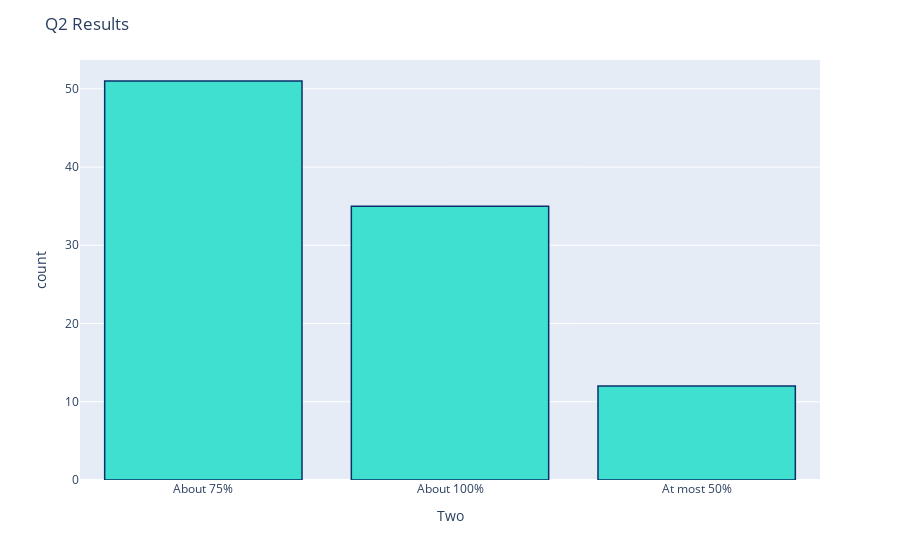

Notebook code for this chart:
### Code cell
# Visualising the intial data
color = sns.color_palette()
%matplotlib inline
py.init_notebook_mode(connected=True)

# Q2 Scores
fig = px.histogram(df, x="Two")
fig.update_traces(marker_color="turquoise",marker_line_color='rgb(8,48,107)',
                  marker_line_width=1.5)
fig.update_layout(title_text='Q2 Results')
fig.show()

### Figure 1 — Plotly figure (JSON) as saved in the notebook; plotly's stock layout.template omitted (floating-point values rounded to 4 significant figures)
{"data": [{"alignmentgroup": "True", "bingroup": "x", "hovertemplate": "Two=%{x}<br>count=%{y}<extra></extra>", "legendgroup": "", "marker": {"color": "turquoise", "line": {"color": "rgb(8,48,107)", "width": 1.5}, "pattern": {"shape": ""}}, "name": "", "offsetgroup": "", "orientation": "v", "showlegend": false, "type": "histogram", "x": ["About 75%", "About 100%", "At most 50%", "About 75%", "About 75%", "About 100%", "About 75%", "About 75%", "About 75%", "About 100%", "About 100%", "About 100%", "About 75%", "About 100%", "About 75%", "About 75%", "About 100%", "About 100%", "About 100%", "About 100%", "About 100%", "At most 50%", "About 75%", "About 75%", "At most 50%", "About 75%", "About 100%", "About 75%", "At most 50%", "About 75%", "About 100%", "About 75%", "About 100%", "About 75%", "About 75%", "About 75%", "At most 50%", "About 75%", "About 75%", "About 100%", "About 75%", "About 75%", "About 75%", "About 100%", "About 75%", "About 75%", "About 75%", "About 100%", "About 100%", "At most 50%", "About 100%", "About 100%", "About 75%", "At most 50%", "About 100%", "About 75%", "At most 50%", "About 75%", "About 75%", "About 75%", "About 100%", "About 75%", "About 75%", "About 100%", "About 100%", "About 100%", "About 75%", "About 75%", "About 100%", "About 100%", "About 100%", "At most 50%", "About 75%", "About 100%", "At most 50%", "About 75%", "About 75%", "About 75%", "About 75%", "About 75%", "At most 50%", "About 75%", "About 75%", "About 75%", "About 75%", "At most 50%", "About 100%", "About 75%", "About 100%", "About 75%", "About 100%", "About 100%", "About 75%", "About 100%", "About 75%", "About 75%", "About 75%", "About 100%"], "xaxis": "x", "yaxis": "y"}], "layout": {"barmode": "relative", "legend": {"tracegroupgap": 0}, "margin": {"t": 60}, "title": {"text": "Q2 Results"}, "xaxis": {"anchor": "y", "domain": [0, 1], "title": {"text": "Two"}}, "yaxis": {"anchor": "x", "domain": [0, 1], "title": {"text": "count"}}}}
